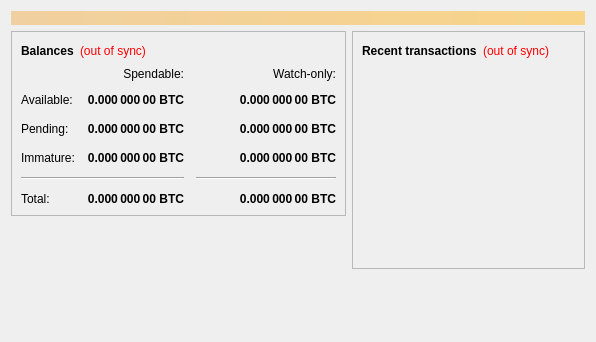
<?xml version="1.0" encoding="UTF-8"?>
<ui version="4.0">
 <class>OverviewPage</class>
 <widget class="QWidget" name="OverviewPage">
  <property name="geometry">
   <rect>
    <x>0</x>
    <y>0</y>
    <width>596</width>
    <height>342</height>
   </rect>
  </property>
  <property name="windowTitle">
   <string>Form</string>
  </property>
  <layout class="QVBoxLayout" name="topLayout">
   <item>
    <widget class="QLabel" name="labelAlerts">
     <property name="visible">
      <bool>false</bool>
     </property>
     <property name="styleSheet">
      <string notr="true">background-color: qlineargradient(x1: 0, y1: 0, x2: 1, y2: 0, stop:0 #F0D0A0, stop:1 #F8D488); color:#000000;</string>
     </property>
     <property name="wordWrap">
      <bool>true</bool>
     </property>
     <property name="margin">
      <number>3</number>
     </property>
    </widget>
   </item>
   <item>
    <layout class="QHBoxLayout" name="horizontalLayout" stretch="1,1">
     <item>
      <layout class="QVBoxLayout" name="verticalLayout_2">
       <item>
        <widget class="QFrame" name="frame">
         <property name="frameShape">
          <enum>QFrame::StyledPanel</enum>
         </property>
         <property name="frameShadow">
          <enum>QFrame::Raised</enum>
         </property>
         <layout class="QVBoxLayout" name="verticalLayout_4">
          <item>
           <layout class="QHBoxLayout" name="horizontalLayout_4">
            <item>
             <widget class="QLabel" name="label_5">
              <property name="font">
               <font>
                <weight>75</weight>
                <bold>true</bold>
               </font>
              </property>
              <property name="text">
               <string>Balances</string>
              </property>
             </widget>
            </item>
            <item>
             <widget class="QLabel" name="labelWalletStatus">
              <property name="cursor">
               <cursorShape>WhatsThisCursor</cursorShape>
              </property>
              <property name="toolTip">
               <string>The displayed information may be out of date. Your wallet automatically synchronizes with the Freecoin network after a connection is established, but this process has not completed yet.</string>
              </property>
              <property name="styleSheet">
               <string notr="true">QLabel { color: red; }</string>
              </property>
              <property name="text">
               <string notr="true">(out of sync)</string>
              </property>
              <property name="alignment">
               <set>Qt::AlignLeading|Qt::AlignLeft|Qt::AlignVCenter</set>
              </property>
             </widget>
            </item>
            <item>
             <spacer name="horizontalSpacer_3">
              <property name="orientation">
               <enum>Qt::Horizontal</enum>
              </property>
              <property name="sizeHint" stdset="0">
               <size>
                <width>40</width>
                <height>20</height>
               </size>
              </property>
             </spacer>
            </item>
           </layout>
          </item>
          <item>
           <layout class="QGridLayout" name="gridLayout">
            <property name="spacing">
             <number>12</number>
            </property>
            <item row="2" column="2">
             <widget class="QLabel" name="labelWatchPending">
              <property name="font">
               <font>
                <weight>75</weight>
                <bold>true</bold>
               </font>
              </property>
              <property name="cursor">
               <cursorShape>IBeamCursor</cursorShape>
              </property>
              <property name="toolTip">
               <string>Unconfirmed transactions to watch-only addresses</string>
              </property>
              <property name="text">
               <string notr="true">0.000 000 00 BTC</string>
              </property>
              <property name="alignment">
               <set>Qt::AlignRight|Qt::AlignTrailing|Qt::AlignVCenter</set>
              </property>
              <property name="textInteractionFlags">
               <set>Qt::LinksAccessibleByMouse|Qt::TextSelectableByKeyboard|Qt::TextSelectableByMouse</set>
              </property>
             </widget>
            </item>
            <item row="2" column="1">
             <widget class="QLabel" name="labelUnconfirmed">
              <property name="font">
               <font>
                <weight>75</weight>
                <bold>true</bold>
               </font>
              </property>
              <property name="cursor">
               <cursorShape>IBeamCursor</cursorShape>
              </property>
              <property name="toolTip">
               <string>Total of transactions that have yet to be confirmed, and do not yet count toward the spendable balance</string>
              </property>
              <property name="text">
               <string notr="true">0.000 000 00 BTC</string>
              </property>
              <property name="alignment">
               <set>Qt::AlignRight|Qt::AlignTrailing|Qt::AlignVCenter</set>
              </property>
              <property name="textInteractionFlags">
               <set>Qt::LinksAccessibleByMouse|Qt::TextSelectableByKeyboard|Qt::TextSelectableByMouse</set>
              </property>
             </widget>
            </item>
            <item row="3" column="2">
             <widget class="QLabel" name="labelWatchImmature">
              <property name="font">
               <font>
                <weight>75</weight>
                <bold>true</bold>
               </font>
              </property>
              <property name="cursor">
               <cursorShape>IBeamCursor</cursorShape>
              </property>
              <property name="toolTip">
               <string>Mined balance in watch-only addresses that has not yet matured</string>
              </property>
              <property name="text">
               <string notr="true">0.000 000 00 BTC</string>
              </property>
              <property name="alignment">
               <set>Qt::AlignRight|Qt::AlignTrailing|Qt::AlignVCenter</set>
              </property>
              <property name="textInteractionFlags">
               <set>Qt::LinksAccessibleByMouse|Qt::TextSelectableByKeyboard|Qt::TextSelectableByMouse</set>
              </property>
             </widget>
            </item>
            <item row="4" column="0" colspan="2">
             <widget class="Line" name="line">
              <property name="orientation">
               <enum>Qt::Horizontal</enum>
              </property>
             </widget>
            </item>
            <item row="4" column="2">
             <widget class="Line" name="lineWatchBalance">
              <property name="sizePolicy">
               <sizepolicy hsizetype="Preferred" vsizetype="Fixed">
                <horstretch>0</horstretch>
                <verstretch>0</verstretch>
               </sizepolicy>
              </property>
              <property name="minimumSize">
               <size>
                <width>140</width>
                <height>0</height>
               </size>
              </property>
              <property name="orientation">
               <enum>Qt::Horizontal</enum>
              </property>
             </widget>
            </item>
            <item row="5" column="0">
             <widget class="QLabel" name="labelTotalText">
              <property name="text">
               <string>Total:</string>
              </property>
             </widget>
            </item>
            <item row="3" column="1">
             <widget class="QLabel" name="labelImmature">
              <property name="font">
               <font>
                <weight>75</weight>
                <bold>true</bold>
               </font>
              </property>
              <property name="cursor">
               <cursorShape>IBeamCursor</cursorShape>
              </property>
              <property name="toolTip">
               <string>Mined balance that has not yet matured</string>
              </property>
              <property name="text">
               <string notr="true">0.000 000 00 BTC</string>
              </property>
              <property name="alignment">
               <set>Qt::AlignRight|Qt::AlignTrailing|Qt::AlignVCenter</set>
              </property>
              <property name="textInteractionFlags">
               <set>Qt::LinksAccessibleByMouse|Qt::TextSelectableByKeyboard|Qt::TextSelectableByMouse</set>
              </property>
             </widget>
            </item>
            <item row="2" column="3">
             <spacer name="horizontalSpacer_2">
              <property name="orientation">
               <enum>Qt::Horizontal</enum>
              </property>
              <property name="sizeHint" stdset="0">
               <size>
                <width>40</width>
                <height>20</height>
               </size>
              </property>
             </spacer>
            </item>
            <item row="3" column="0">
             <widget class="QLabel" name="labelImmatureText">
              <property name="text">
               <string>Immature:</string>
              </property>
             </widget>
            </item>
            <item row="5" column="1">
             <widget class="QLabel" name="labelTotal">
              <property name="font">
               <font>
                <weight>75</weight>
                <bold>true</bold>
               </font>
              </property>
              <property name="cursor">
               <cursorShape>IBeamCursor</cursorShape>
              </property>
              <property name="toolTip">
               <string>Your current total balance</string>
              </property>
              <property name="text">
               <string notr="true">0.000 000 00 BTC</string>
              </property>
              <property name="alignment">
               <set>Qt::AlignRight|Qt::AlignTrailing|Qt::AlignVCenter</set>
              </property>
              <property name="textInteractionFlags">
               <set>Qt::LinksAccessibleByMouse|Qt::TextSelectableByKeyboard|Qt::TextSelectableByMouse</set>
              </property>
             </widget>
            </item>
            <item row="5" column="2">
             <widget class="QLabel" name="labelWatchTotal">
              <property name="font">
               <font>
                <weight>75</weight>
                <bold>true</bold>
               </font>
              </property>
              <property name="cursor">
               <cursorShape>IBeamCursor</cursorShape>
              </property>
              <property name="toolTip">
               <string>Current total balance in watch-only addresses</string>
              </property>
              <property name="text">
               <string notr="true">0.000 000 00 BTC</string>
              </property>
              <property name="alignment">
               <set>Qt::AlignRight|Qt::AlignTrailing|Qt::AlignVCenter</set>
              </property>
              <property name="textInteractionFlags">
               <set>Qt::LinksAccessibleByMouse|Qt::TextSelectableByKeyboard|Qt::TextSelectableByMouse</set>
              </property>
             </widget>
            </item>
            <item row="0" column="2">
             <widget class="QLabel" name="labelWatchonly">
              <property name="text">
               <string>Watch-only:</string>
              </property>
              <property name="alignment">
               <set>Qt::AlignRight|Qt::AlignTrailing|Qt::AlignVCenter</set>
              </property>
             </widget>
            </item>
            <item row="1" column="0">
             <widget class="QLabel" name="labelBalanceText">
              <property name="text">
               <string>Available:</string>
              </property>
             </widget>
            </item>
            <item row="1" column="1">
             <widget class="QLabel" name="labelBalance">
              <property name="font">
               <font>
                <weight>75</weight>
                <bold>true</bold>
               </font>
              </property>
              <property name="cursor">
               <cursorShape>IBeamCursor</cursorShape>
              </property>
              <property name="toolTip">
               <string>Your current spendable balance</string>
              </property>
              <property name="text">
               <string notr="true">0.000 000 00 BTC</string>
              </property>
              <property name="alignment">
               <set>Qt::AlignRight|Qt::AlignTrailing|Qt::AlignVCenter</set>
              </property>
              <property name="textInteractionFlags">
               <set>Qt::LinksAccessibleByMouse|Qt::TextSelectableByKeyboard|Qt::TextSelectableByMouse</set>
              </property>
             </widget>
            </item>
            <item row="1" column="2">
             <widget class="QLabel" name="labelWatchAvailable">
              <property name="font">
               <font>
                <weight>75</weight>
                <bold>true</bold>
               </font>
              </property>
              <property name="cursor">
               <cursorShape>IBeamCursor</cursorShape>
              </property>
              <property name="toolTip">
               <string>Your current balance in watch-only addresses</string>
              </property>
              <property name="text">
               <string notr="true">0.000 000 00 BTC</string>
              </property>
              <property name="alignment">
               <set>Qt::AlignRight|Qt::AlignTrailing|Qt::AlignVCenter</set>
              </property>
              <property name="textInteractionFlags">
               <set>Qt::LinksAccessibleByMouse|Qt::TextSelectableByKeyboard|Qt::TextSelectableByMouse</set>
              </property>
             </widget>
            </item>
            <item row="2" column="0">
             <widget class="QLabel" name="labelPendingText">
              <property name="text">
               <string>Pending:</string>
              </property>
             </widget>
            </item>
            <item row="0" column="1">
             <widget class="QLabel" name="labelSpendable">
              <property name="text">
               <string>Spendable:</string>
              </property>
              <property name="alignment">
               <set>Qt::AlignRight|Qt::AlignTrailing|Qt::AlignVCenter</set>
              </property>
             </widget>
            </item>
           </layout>
          </item>
         </layout>
        </widget>
       </item>
       <item>
        <spacer name="verticalSpacer">
         <property name="orientation">
          <enum>Qt::Vertical</enum>
         </property>
         <property name="sizeHint" stdset="0">
          <size>
           <width>20</width>
           <height>40</height>
          </size>
         </property>
        </spacer>
       </item>
      </layout>
     </item>
     <item>
      <layout class="QVBoxLayout" name="verticalLayout_3">
       <item>
        <widget class="QFrame" name="frame_2">
         <property name="frameShape">
          <enum>QFrame::StyledPanel</enum>
         </property>
         <property name="frameShadow">
          <enum>QFrame::Raised</enum>
         </property>
         <layout class="QVBoxLayout" name="verticalLayout">
          <item>
           <layout class="QHBoxLayout" name="horizontalLayout_2">
            <item>
             <widget class="QLabel" name="label_4">
              <property name="font">
               <font>
                <weight>75</weight>
                <bold>true</bold>
               </font>
              </property>
              <property name="text">
               <string>Recent transactions</string>
              </property>
             </widget>
            </item>
            <item>
             <widget class="QLabel" name="labelTransactionsStatus">
              <property name="cursor">
               <cursorShape>WhatsThisCursor</cursorShape>
              </property>
              <property name="toolTip">
               <string>The displayed information may be out of date. Your wallet automatically synchronizes with the Freecoin network after a connection is established, but this process has not completed yet.</string>
              </property>
              <property name="styleSheet">
               <string notr="true">QLabel { color: red; }</string>
              </property>
              <property name="text">
               <string notr="true">(out of sync)</string>
              </property>
              <property name="alignment">
               <set>Qt::AlignRight|Qt::AlignTrailing|Qt::AlignVCenter</set>
              </property>
             </widget>
            </item>
            <item>
             <spacer name="horizontalSpacer">
              <property name="orientation">
               <enum>Qt::Horizontal</enum>
              </property>
              <property name="sizeHint" stdset="0">
               <size>
                <width>40</width>
                <height>20</height>
               </size>
              </property>
             </spacer>
            </item>
           </layout>
          </item>
          <item>
           <widget class="QListView" name="listTransactions">
            <property name="styleSheet">
             <string notr="true">QListView { background: transparent; }</string>
            </property>
            <property name="frameShape">
             <enum>QFrame::NoFrame</enum>
            </property>
            <property name="verticalScrollBarPolicy">
             <enum>Qt::ScrollBarAlwaysOff</enum>
            </property>
            <property name="horizontalScrollBarPolicy">
             <enum>Qt::ScrollBarAlwaysOff</enum>
            </property>
            <property name="selectionMode">
             <enum>QAbstractItemView::NoSelection</enum>
            </property>
           </widget>
          </item>
         </layout>
        </widget>
       </item>
       <item>
        <spacer name="verticalSpacer_2">
         <property name="orientation">
          <enum>Qt::Vertical</enum>
         </property>
         <property name="sizeHint" stdset="0">
          <size>
           <width>20</width>
           <height>40</height>
          </size>
         </property>
        </spacer>
       </item>
      </layout>
     </item>
    </layout>
   </item>
  </layout>
 </widget>
 <resources/>
 <connections/>
</ui>
